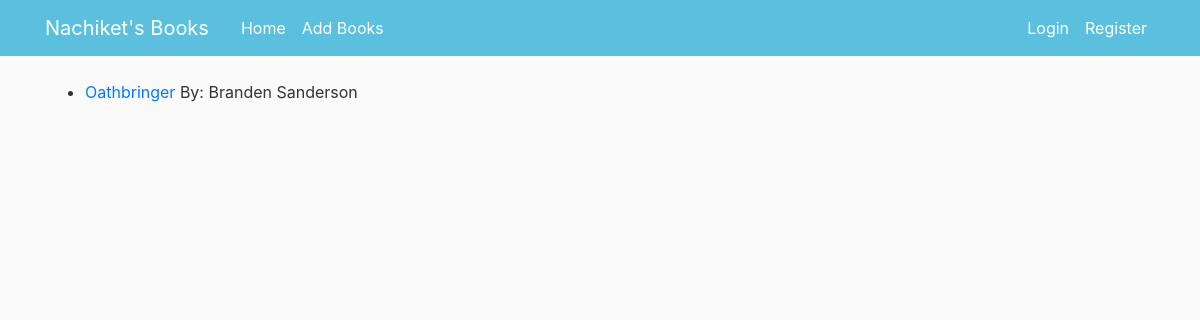
Before: / with the older database file.
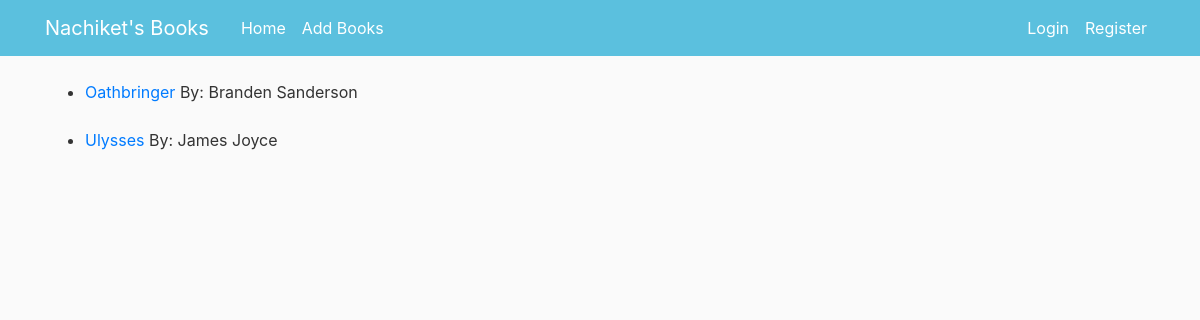
After: the same page with the newer database file.
### booklog/models.py (models this page shows, shortened)
class Book(models.Model):
    title = models.CharField(max_length=100)
    author = models.CharField(max_length=30, default=' ')
    review_type = models.TextChoices('ReviewType', 'Good Bad Terrible')
    image = models.ImageField(default='default.jpg', upload_to='book_cover_pic')
    review = models.CharField(blank=True, choices=review_type.choices, max_length=10)

### booklog/views.py (the view)
# urls.py: path('', views.Home.as_view(), name='books-home'),
class Home(generic.ListView):
    model = Book
    template_name = 'booklog/home.html'
    context_object_name = 'latest_books'

### booklog/templates/booklog/home.html
{% extends "booklog/base.html" %}
{% block content %}
    {% if latest_books %}
        <ul>
        {% for title in latest_books %}
            <li> <a href="{% url 'books-detail' title.id %}"> {{ title.title }}</a>
               By: {{ title.author }}
               <br><br>
            </li>
        {% endfor %}
        </ul>
        {% else %}
            <p>No books are available.</p>
    {% endif %}
{% endblock content %}

Changed rows visible on the page:
added Book: title "Ulysses", author "James Joyce"
